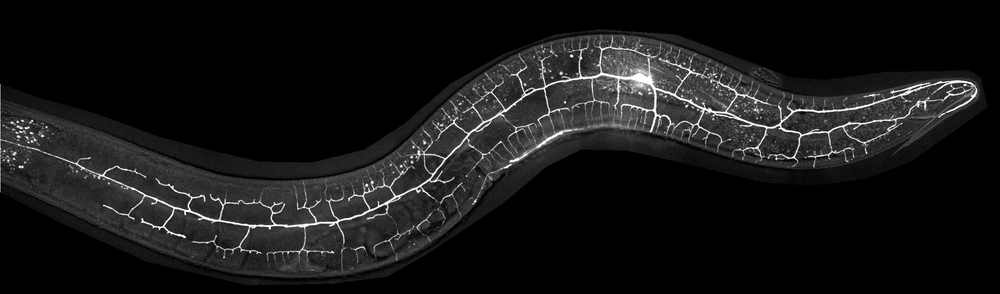
%> input picture Inputs/Sample_Image.tif, 1000 x 294 px, shrunk from 2310 x 680 before the run
$ octave --eval "result = Neuron_To_Blob(imread('../../../Inputs/Sample_Image.tif'));"   (GNU Octave 9; MATLAB toolbox functions it lacks are replaced by stand-ins)
%> lines starting %> are read from the running program, lines starting %| are printed output that depends on the picture; in (x1, y1, x2, y2) boxes, pixels count from 0 and x2, y2 are one past the last pixel; in counts of white or black regions, pixels touching at a corner belong together; the program's own positions count from 1
### Code/General_Functions/Order_Connected_Pixels.m
function Pixels_List = Order_Connected_Pixels(Im_BW,P0,P1)

	% This function gets a binary image and two [x,y] coordinates (P0,P1).
	% It returns an ordered list of the coordinates of the 1-pixels ("white").
	% The ordering is according to the connectivity, starting from P0.
	% P1 is used for directionality to account for cases in which there is more than one direction to step away from P0 (e.g. a loop).

	if(nargin == 3) % If P1 (the 2nd point) is given.
		Im_BW(P0(2),P0(1)) = 0;
		Im_Dis = bwdistgeodesic(Im_BW,P1(1),P1(2));

		[Fy,Fx] = find(Im_BW);
		F = find(Im_BW);

		Pixels_List = zeros(length(Fx)+1,3);
		Pixels_List(1,:) = [P0(1),P0(2),0];
		Pixels_List(2:end,1) = Fx;
		Pixels_List(2:end,2) = Fy;
		Pixels_List(2:end,3) = Im_Dis(F)+1;
	else % If P1 (the 2nd point) is NOT given.
		Im_Dis = bwdistgeodesic(Im_BW,P0(1),P0(2)); % Distances of all boundary pixels from the starting pixel.

        Fd = find(Im_Dis == 1);

        if(length(Fd) > 1)
            Im_BW(Fd(1)) = 0; % Delete one of the pixels next to the starting pixel.
        end

        Im_Dis = bwdistgeodesic(Im_BW,P0(1),P0(2)); % Now compute the distances again.

		[Fy,Fx] = find(Im_BW);
		F = find(Im_BW); % Assuming the orders of pixels in F and [Fy,Fx] match.

		Pixels_List = zeros(length(Fx),3);
		Pixels_List(1:end,1) = Fx;
		Pixels_List(1:end,2) = Fy;
		Pixels_List(1:end,3) = Im_Dis(F);
	end

	Pixels_List = sortrows(Pixels_List,3);
	Pixels_List = Pixels_List(:,1:2);
end

### Code/Analysis/Midline_Detection/Neuron_To_Blob.m
function [ImB,XY] = Neuron_To_Blob(Im)

	BW_Threshold = 0.5;

    if(islogical(Im))
        Im_BW = Im;
    else
        Im_BW = imbinarize(Im,BW_Threshold);
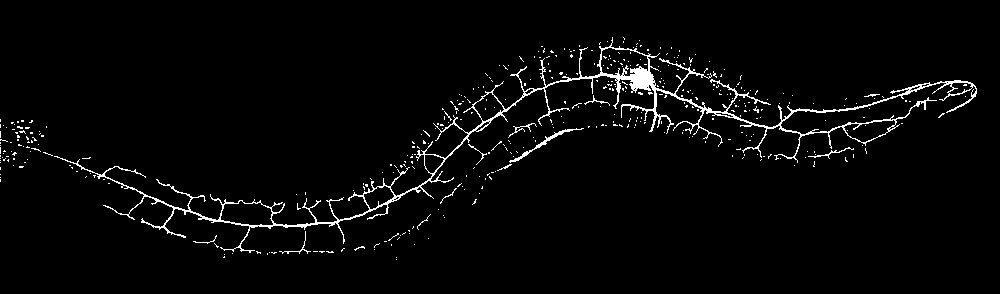
%> Im_BW: size 294x1000 logical; 2.9% white in thin lines or dots, all inside (x1, y1, x2, y2) = (0, 37, 977, 260)
    end


	Im_BW = bwareafilt(Im_BW,[50,inf]);
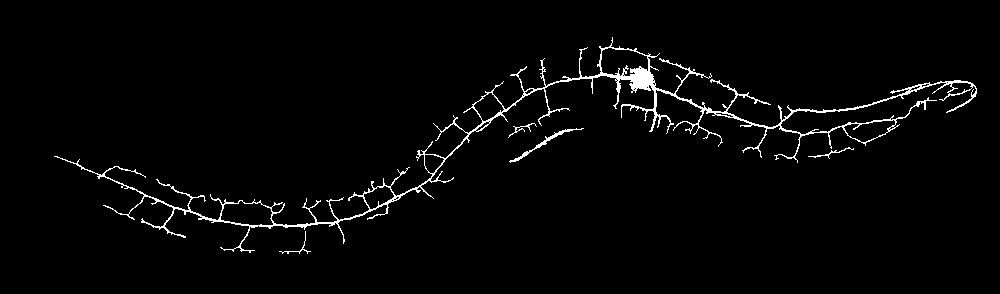
%> Im_BW: size 294x1000 logical; 2.4% white in thin lines or dots, all inside (x1, y1, x2, y2) = (54, 37, 977, 254)

	se = strel('disk',20);
	ImD1 = imdilate(Im_BW,se);
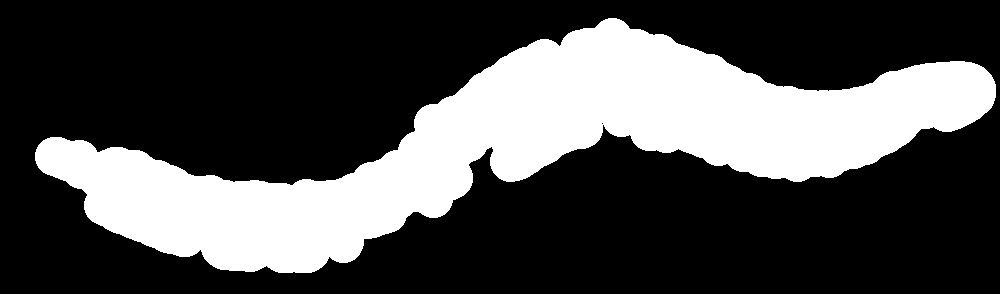
%> ImD1: size 294x1000 logical; 29.8% white; 1 white region, box (x1, y1, x2, y2) and area: (35, 18, 996, 273) 87529
	ImB = imdilate(ImD1,se); % The Blob.
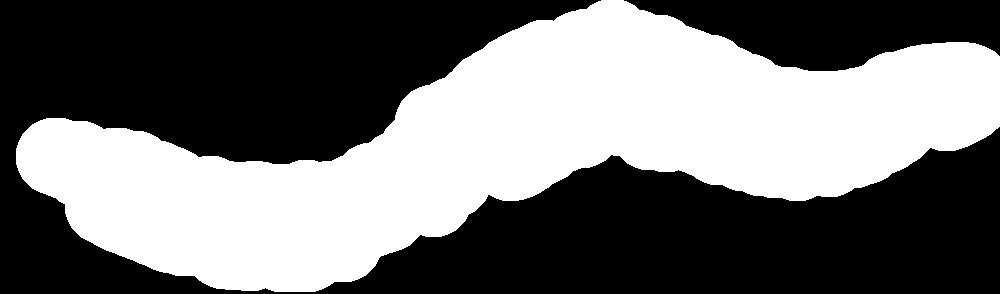
%> ImB: size 294x1000 logical; 44.6% white; 1 white region, box (x1, y1, x2, y2) and area: (16, 0, 1000, 292) 131078
    ImB = imclose(ImB,strel('disk',5));
%> ImB: size 294x1000 logical; 44.6% white; 1 white region, box (x1, y1, x2, y2) and area: (16, 0, 1000, 292) 131112

	ImB = bwareafilt(ImB,1);

    Im_Perim = bwperim(ImB);
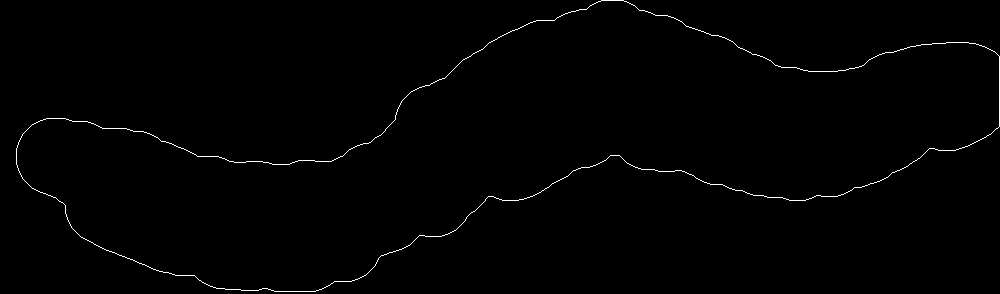
%> Im_Perim: size 294x1000 logical; 0.72% white in thin lines or dots
    Im_Perim(:,1) = 0;
	[Y,X] = find(Im_Perim);
%> Y = 2104 values from 1 to 292; X = 2104 values from 17 to 1000
    f = find(X == min(X));
%> f = 17 values from 1 to 17
    XY = Order_Connected_Pixels(Im_Perim,[X(f(1)),Y(f(1))]); % ,[X(f(2)),Y(f(2))]); % [Nx2].
%> the run ends on the next line

	XY = cell2mat(smoothn(num2cell(XY,1),5.*10^6)); % Smoothing. 5.*10^6
	% hold on; scatter(XY(:,1),XY(:,2),10,jet(size(XY,1)),'filled');
end
